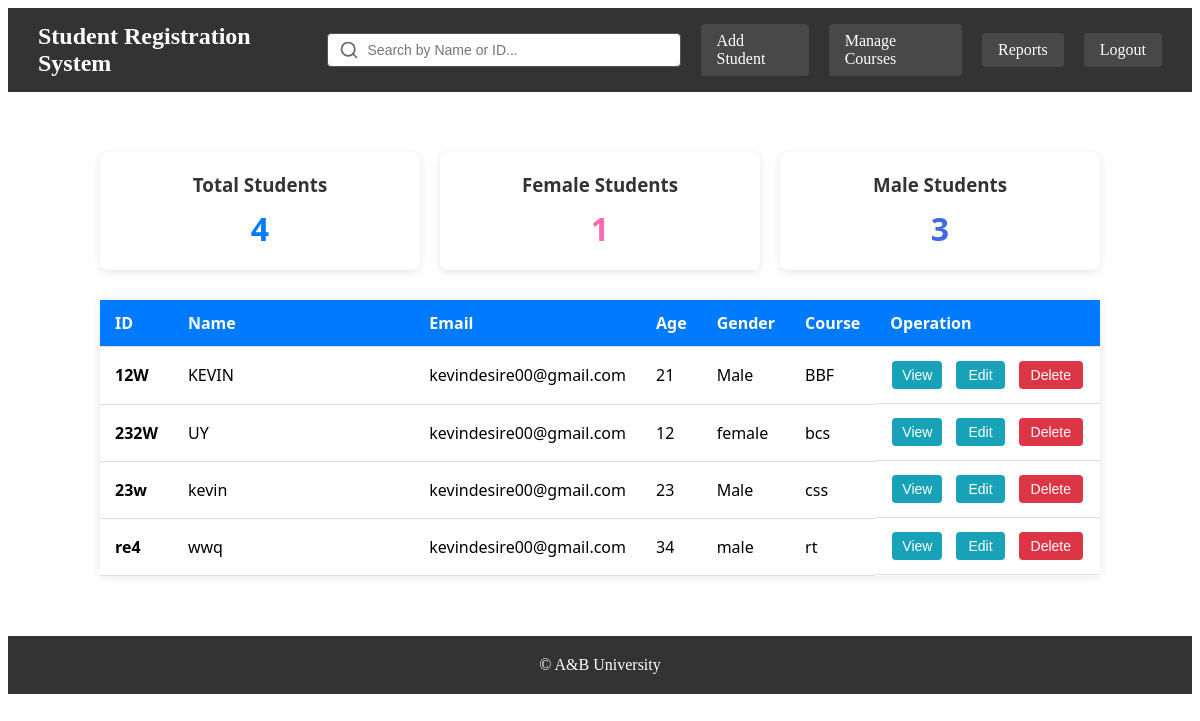
Page /students.php on the committed database.
### tables this page shows
CREATE TABLE `studenttable` (
  `student_id` varchar(25) NOT NULL,
  `name` varchar(100) NOT NULL,
  `email` varchar(100) NOT NULL,
  `age` int(11) NOT NULL,
  `gender` varchar(10) NOT NULL,
  `course` varchar(100) NOT NULL
);

### students.php (the view, shortened to what this page needs)
<?php
    include 'connect.php';
?>
<!DOCTYPE html>
<html lang="en">
<head>
      <link rel="stylesheet" href="style.css">
</head>
<body>
<nav style="display: flex; justify-content: space-between; align-items: center; padding: 15px 30px; background-color: #333; color: white;">
  <div class="logo">
    <h2 style="margin: 0;">Student Registration System</h2>
  </div>
  <div style="display: flex; gap: 20px; align-items: center;">
    <div style="position: relative; display: flex; align-items: center;">
      <svg width="20" height="20" viewBox="0 0 24 24" fill="none" stroke="currentColor" stroke-width="2" stroke-linecap="round" stroke-linejoin="round" style="position: absolute; left: 12px; color: #666;">
        <circle cx="11" cy="11" r="8"></circle>
        <path d="m21 21-4.35-4.35"></path>
      </svg>
      <input type="text" id="searchInput" placeholder="Search by Name or ID..." style="padding: 8px 12px 8px 40px; border: 1px solid #555; border-radius: 4px; font-size: 14px; background-color: #fff; color: #333; width: 300px; outline: none;" onfocus="this.style.borderColor='#007bff'" onblur="this.style.borderColor='#555'">
    </div>
    <a href="add_student.php" style="padding: 8px 16px; background-color: rgba(255,255,255,0.1); border-radius: 4px; transition: background-color 0.3s; text-decoration: none; color: white;" onmouseover="this.style.backgroundColor='rgba(255,255,255,0.2)'" onmouseout="this.style.backgroundColor='rgba(255,255,255,0.1)'">Add Student</a>
    <a href="courses.php" style="padding: 8px 16px; background-color: rgba(255,255,255,0.1); border-radius: 4px; transition: background-color 0.3s; text-decoration: none; color: white;" onmouseover="this.style.backgroundColor='rgba(255,255,255,0.2)'" onmouseout="this.style.backgroundColor='rgba(255,255,255,0.1)'">Manage Courses</a>
    <a href="reports.php" style="padding: 8px 16px; background-color: rgba(255,255,255,0.1); border-radius: 4px; transition: background-color 0.3s; text-decoration: none; color: white;" onmouseover="this.style.backgroundColor='rgba(255,255,255,0.2)'" onmouseout="this.style.backgroundColor='rgba(255,255,255,0.1)'">Reports</a>
    <a href="logout.php" style="padding: 8px 16px; background-color: rgba(255,255,255,0.1); border-radius: 4px; transition: background-color 0.3s; text-decoration: none; color: white;" onmouseover="this.style.backgroundColor='rgba(255,255,255,0.2)'" onmouseout="this.style.backgroundColor='rgba(255,255,255,0.1)'">Logout</a>
  </div>
</nav>
    <div class="container">
        <?php
        $total_sql = "SELECT COUNT(*) as total FROM `studenttable`";
        $total_result = mysqli_query($con, $total_sql);
        $total_row = mysqli_fetch_assoc($total_result);
        $total_students = $total_row['total'];
        $female_sql = "SELECT COUNT(*) as female FROM `studenttable` WHERE gender = 'Female'";
        $female_result = mysqli_query($con, $female_sql);
        $female_row = mysqli_fetch_assoc($female_result);
        $female_count = $female_row['female'];
        $male_sql = "SELECT COUNT(*) as male FROM `studenttable` WHERE gender = 'Male'";
        $male_result = mysqli_query($con, $male_sql);
        $male_row = mysqli_fetch_assoc($male_result);
        $male_count = $male_row['male'];
        ?>
        <div style="display: flex; gap: 20px; margin-bottom: 30px;">
            <div style="background: white; padding: 20px; border-radius: 8px; box-shadow: 0 2px 8px rgba(0,0,0,0.1); flex: 1; text-align: center;">
                <h3 style="margin: 0 0 10px 0; color: #333;">Total Students</h3>
                <p style="margin: 0; font-size: 32px; color: #007BFF; font-weight: bold;"><?php echo $total_students; ?></p>
            </div>
            <div style="background: white; padding: 20px; border-radius: 8px; box-shadow: 0 2px 8px rgba(0,0,0,0.1); flex: 1; text-align: center;">
                <h3 style="margin: 0 0 10px 0; color: #333;">Female Students</h3>
                <p style="margin: 0; font-size: 32px; color: #FF69B4; font-weight: bold;"><?php echo $female_count; ?></p>
            </div>
            <div style="background: white; padding: 20px; border-radius: 8px; box-shadow: 0 2px 8px rgba(0,0,0,0.1); flex: 1; text-align: center;">
                <h3 style="margin: 0 0 10px 0; color: #333;">Male Students</h3>
                <p style="margin: 0; font-size: 32px; color: #4169E1; font-weight: bold;"><?php echo $male_count; ?></p>
            </div>
        </div>
        <table class="student-table" id="studentTable">
  <thead>
    <tr>
      <th >ID</th>
      <th >Name</th>
      <th >Email</th>
      <th >Age</th>
      <th >Gender</th>
      <th >Course</th>
      <th >Operation</th>
    </tr>
  </thead>
  <tbody>
    <?php
    $sql = "select * from `studenttable`";
    $result = mysqli_query($con,$sql);
    if($result){
        while($row = mysqli_fetch_assoc($result)){
            $id = $row['student_id'];
            $name = $row['name'];
            $email = $row['email'];
            $age = $row['age'];
            $gender = $row['gender'];
            $course = $row['course'];
            echo '<tr>
            <th scope="row">'.$id.'</th>
            <td>'.$name.'</td>
            <td>'.$email.'</td>
            <td>'.$age.'</td>
            <td>'.$gender.'</td>
            <td>'.$course.'</td>
            <td style="display: flex; gap: 10px; align-items: center;">
            <button type="button" class="view-btn" style="padding:6px 10px; border-radius:4px; background:#17a2b8; color:#fff; border:none; cursor:pointer;">View</button>
            <button class = "update-btn"><a href="update_student.php?updateid='.$id.'" class = "#">Edit</a></button>
            <button class = "delete-btn"><a href="student_delete.php?deleteid='.$id.'" class = "#" onclick="return confirm(\'Are you sure you want to delete this student?\');">Delete</a></button>
            </td>
          </tr>';
        }
    }
    ?>
  </tbody>
</table>
    </div>
<footer style="background-color: #333; color: white; text-align: center; padding: 20px; margin-top: 40px;">
  <p style="margin: 0;">© A&B University</p>
</footer>
</body>
</html>

### style.css (style rules this page uses)
a { text-decoration: none; color: white; }
.container { max-width: 1000px; margin: 40px auto; padding: 20px; font-family: 'Segoe UI', Tahoma, Geneva, Verdana, sans-serif; }
.student-table { width: 100%; border-collapse: collapse; box-shadow: 0 0 10px rgba(0,0,0,0.1); }
.student-table thead { background-color: #007BFF; color: white; }
.student-table th, .student-table td { padding: 12px 15px; text-align: left; border-bottom: 1px solid #ddd; }
.student-table th:nth-child(2), .student-table td:nth-child(2) { width: 40%; word-break: break-word; }
.update-btn { background-color: #17a2b8; display: inline-block; padding: 6px 12px; margin: 2px; font-size: 14px; border: none; border-radius: 4px; text-decoration: none; color: white; transition: background-color 0.3s ease; }
.delete-btn { background-color: #dc3545; display: inline-block; padding: 6px 12px; margin: 2px; font-size: 14px; border: none; border-radius: 4px; text-decoration: none; color: white; transition: background-color 0.3s ease; }
.view-btn { background-color: #007bff; display: inline-block; padding: 6px 12px; margin: 2px; font-size: 14px; border: none; border-radius: 4px; color: white; cursor: pointer; }

### rows in the picture
studenttable: student_id "12W", name "KEVIN", email "kevindesire00@gmail.com", age "21", gender "Male", course "BBF"
studenttable: student_id "232W", name "UY", email "kevindesire00@gmail.com", age "12", gender "female", course "bcs"
studenttable: student_id "23w", name "kevin", email "kevindesire00@gmail.com", age "23", gender "Male", course "css"
studenttable: student_id "re4", name "wwq", email "kevindesire00@gmail.com", age "34", gender "male", course "rt"

### other values in the picture
$total_students "4"
$female_count "1"
$male_count "3"
